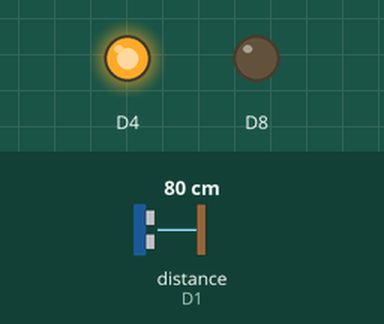
Bench run of a sketch on a simulated ESP8266 (NodeMCU). Shown: output pins drawn as LEDs (lit = HIGH). Wiring (inferred from the names in the program): ultrasonic range finder: trigger D0; echo D1. The inputs (shaded band) are chosen by the test bench; at power-on: distance to the obstacle (sensor on D1) 80 cm. The echo pulse lasts 58.3 µs per cm; WiFi joins after 1.5 s; servers stay silent unless stated; uploads are accepted with an empty reply; pins used as bus, display or sensor lines are not drawn.

Above: at 2.8 s.
2.9 s: distance to the obstacle (sensor on D1) set to 53 cm
4.4 s: distance to the obstacle (sensor on D1) set to 47 cm
At 5.5 s:
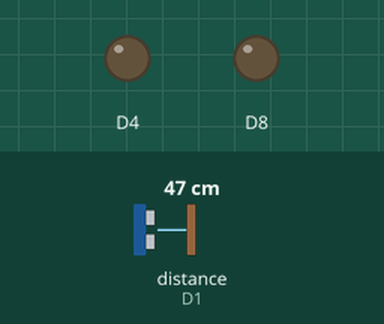
7.4 s: distance to the obstacle (sensor on D1) set to 60 cm
At 8.4 s:
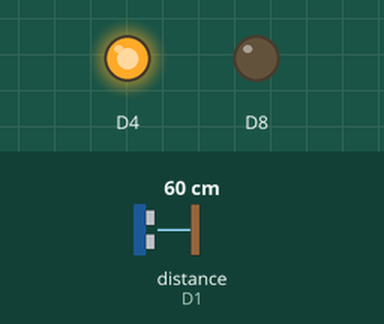
9.0 s: distance to the obstacle (sensor on D1) set to 2 cm
At 9.29 s:
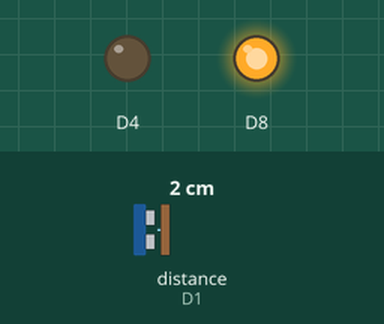
Timing chart, 0 to 13.0 s (numbered marks = the images above; inputs shaded):
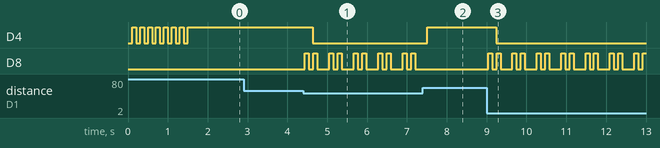

Measured:
- the behaviour switches between 50 and 49 cm on distance to the obstacle (sensor on D1) (found by bisection; images 0 and 1)
- after the input at 2.9 s, every drawn part: stays the same
- after the input at 4.4 s, D4: HIGH → LOW after 0.23 s; D8: LOW → HIGH at once, then repeats every 0.62 s: LOW 0.11 s, HIGH 0.10 s, LOW 0.30 s, HIGH 0.10 s
- after the input at 7.4 s, D4: LOW → HIGH after 0.12 s; D8: stops changing and stays LOW
- after the input at 9.0 s, D4: HIGH → LOW after 0.24 s; D8: LOW → HIGH at once, then repeats every 0.61 s: LOW 0.11 s, HIGH 0.10 s, LOW 0.30 s, HIGH 0.10 s

The sketch:

Slave_Node_1.ino
```cpp
#define NODE_URL "http://192.168.4.1/set1?state="
#define AP_SSID "NODE-0"
#define AP_PASS "1234567890"

#include <ESP8266WiFi.h>
#include <WiFiClient.h>
#include <ESP8266HTTPClient.h>
#include "sonar.h"

HTTPClient http;
WiFiClient client;

int state = 0;

void runBuzzer(int d){
  digitalWrite(D8, HIGH);
  delay(d);
  digitalWrite(D8, LOW);
  delay(d);
}

void proximityCheck(){
  state = getDistance();
  if(50 > state){
    runBuzzer(100);
    blinkLED(LOW);
  }else{
    blinkLED(HIGH);
  }
}


void blinkLED(int state){
  digitalWrite(D4, state);
}

void sendSensorState(){
  proximityCheck();
  http.begin(client, String(NODE_URL)+String(state));
  http.GET();
  http.end();
}

void setup(){
    startSonar();
    pinMode(D4, OUTPUT);
    WiFi.mode(WIFI_STA);
    WiFi.begin(AP_SSID, AP_PASS);
    while(WiFi.status() != WL_CONNECTED){
      delay(100);
      digitalWrite(D4, HIGH);
      delay(100);
      digitalWrite(D4, LOW);
    }

  pinMode(D8, OUTPUT);
  digitalWrite(D4, HIGH);
  digitalWrite(D8, LOW);
}

void loop(){
  sendSensorState();
  proximityCheck();
  delay(10);
}
```

sonar.h
```cpp
const int pingPin = D0; // Trigger Pin of Ultrasonic Sensor
const int echoPin = D1; // Echo Pin of Ultrasonic Sensor

void startSonar() {
   pinMode(pingPin, OUTPUT);
   pinMode(echoPin, INPUT);
}

long centimeters(long microseconds) {
   return microseconds / 29 / 2;
}

int getDistance() {
   digitalWrite(pingPin, LOW);
   delayMicroseconds(2);
   digitalWrite(pingPin, HIGH);
   delayMicroseconds(10);
   digitalWrite(pingPin, LOW);
   long duration = pulseIn(echoPin, HIGH);
   return centimeters(duration);
}
```
